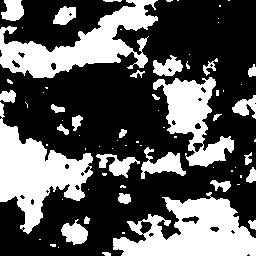
#> input picture log/LC801_mask.jpg, 256 x 256 px, found by its file name
$ python getCounter.py
#> lines starting #> are read from the running program, lines starting #| are printed output that depends on the picture; after the words box and inside, x2 and y2 are one past the last pixel; in counts of white or black regions, pixels touching at a corner belong together
import cv2
import os

pic = cv2.imread('./log/LC801_mask.jpg', 0)
#> pic is the input picture: shape (256, 256); min 0, max 255, mean 90
ret, binary = cv2.threshold(pic,127,255,cv2.THRESH_BINARY)
#> binary: shape (256, 256); 35.3% white; 73 white regions (44 under 20 px)
contours, hierarchy = cv2.findContours(binary, cv2.RETR_LIST, cv2.CHAIN_APPROX_NONE) # contours[0]是边界的轮廓
#> contours = 97 contours, 59 with area under 20; largest, box (x1, y1, x2, y2) and area: (113, 192, 256, 256) 5350, (0, 102, 93, 234) 4985, (0, 0, 158, 78) 4784, (153, 77, 234, 167) 3066, (141, 147, 186, 179) 584
cv2.drawContours(binary, contours, -1, (125), 1) # 原地改变
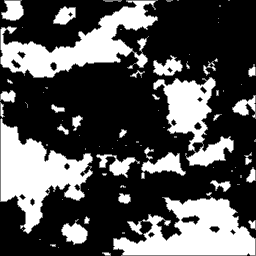
#> binary: shape (256, 256); min 0, max 255, mean 82.2
# for contour in range(contours[1:]):  # 如果不想要边界的轮廓
#     cv2.drawContours(binary, contour, -1, (125), 1)
#> (the run stopped early here; a loop or call above may not have finished)

$ run again, with log/LC802_mask.jpg copied over log/LC801_mask.jpg
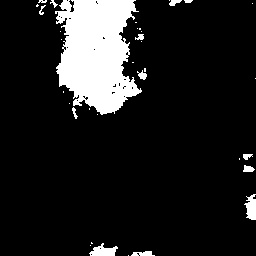
#> input picture log/LC802_mask.jpg, 256 x 256 px, found by its file name
#> pic is the input picture: shape (256, 256); min 0, max 255, mean 30.8
#> contours = 60 contours, 51 with area under 20; largest, box (x1, y1, x2, y2) and area: (55, 0, 142, 115) 6754, (89, 243, 118, 256) 188, (244, 194, 256, 220) 174, (131, 251, 155, 256) 61, (243, 165, 255, 172) 46
#> `cv2.drawContours(binary, contours, -1, (125), 1)`:
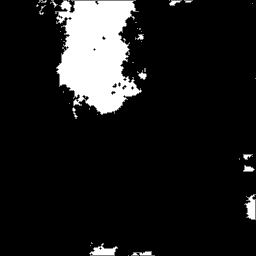
#> binary: shape (256, 256); min 0, max 255, mean 28.5

$ run again, with log/LC809_mask.jpg copied over log/LC801_mask.jpg
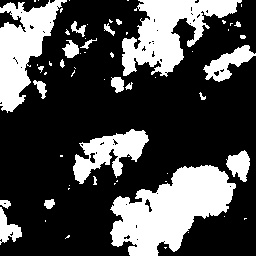
#> input picture log/LC809_mask.jpg, 256 x 256 px, found by its file name
#> pic is the input picture: shape (256, 256); min 0, max 255, mean 75.4
#> contours = 110 contours, 90 with area under 20; largest, box (x1, y1, x2, y2) and area: (110, 165, 236, 256) 6346, (122, 0, 242, 77) 4100, (0, 0, 67, 113) 3458, (73, 129, 149, 184) 1867, (203, 45, 256, 82) 766
#> `cv2.drawContours(binary, contours, -1, (125), 1)`:
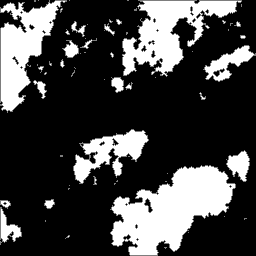
#> binary: shape (256, 256); min 0, max 255, mean 69.2

$ run again, with log/LC810_mask.jpg copied over log/LC801_mask.jpg
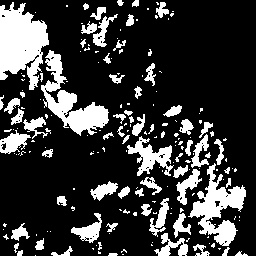
#> input picture log/LC810_mask.jpg, 256 x 256 px, found by its file name
#> pic is the input picture: shape (256, 256); min 0, max 255, mean 56.7
#> contours = 266 contours, 214 with area under 20; largest, box (x1, y1, x2, y2) and area: (0, 2, 49, 90) 2608, (41, 50, 109, 136) 1783, (188, 163, 246, 246) 1720, (127, 136, 174, 176) 688, (0, 130, 31, 154) 362
#> `cv2.drawContours(binary, contours, -1, (125), 1)`:
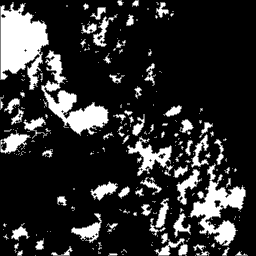
#> binary: shape (256, 256); min 0, max 255, mean 46.4
